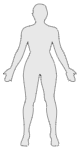
#> input picture scripts/body-silhouette-sources/female_back.png, 80 x 150 px
$ python -i vectorize-body-silhouettes.py   (imports and definitions only)
#> lines starting #> are read from the running program, lines starting #| are printed output that depends on the picture; after the words box and inside, x2 and y2 are one past the last pixel; in counts of white or black regions, pixels touching at a corner belong together
"""Vectoriza las siluetas F/M con Potrace y actualiza body-silhouettes.ts."""

from __future__ import annotations

from pathlib import Path

import numpy as np
from PIL import Image, ImageFilter
from potrace import Bitmap, BezierSegment

ROOT = Path(__file__).resolve().parents[1]
SOURCE_DIR = ROOT / "scripts" / "body-silhouette-sources"
ASSETS_DIR = ROOT / "src" / "assets" / "clinical-ficha" / "body"
TS_PATH = ROOT / "src" / "lib" / "clinical-ficha" / "body-silhouettes.ts"
PREVIEW_PATH = ROOT / "scripts" / "body-silhouette-preview.html"
VIEWBOX = (100.0, 130.0)
PADDING = 5.0
UPSCALE = 8

CONST_MAP = {
    "female_front": "frontFemale",
    "female_back": "backFemale",
    "female_side": "sideFemale",
    "male_front": "frontMale",
    "male_back": "backMale",
    "male_side": "sideMale",
}


def fmt(value: float) -> str:
    return f"{value:.2f}".rstrip("0").rstrip(".")


def xy(point) -> tuple[float, float]:
    return float(point.x), float(point.y)


# [63 lines left out: functions point_to_path, parse_bounds, transform_path, transform_coords, not called in this run]


def mask_from_png(path: Path) -> np.ndarray:
#> called with path = 'body-silhouette-sources/female_back.png'
    image = Image.open(path).convert("RGBA")
#> image is the input picture: PIL image 80x150 RGBA; mean R, G, B, A 71.5, 71.5, 71.5, 79.6
    alpha = image.split()[-1]
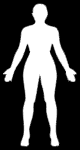
#> alpha: PIL image 80x150 L; min 0, max 255, mean 79.6
    width, height = alpha.size
#> width = 80; height = 150
    mid = alpha.resize((width * UPSCALE, height * UPSCALE), Image.Resampling.NEAREST)
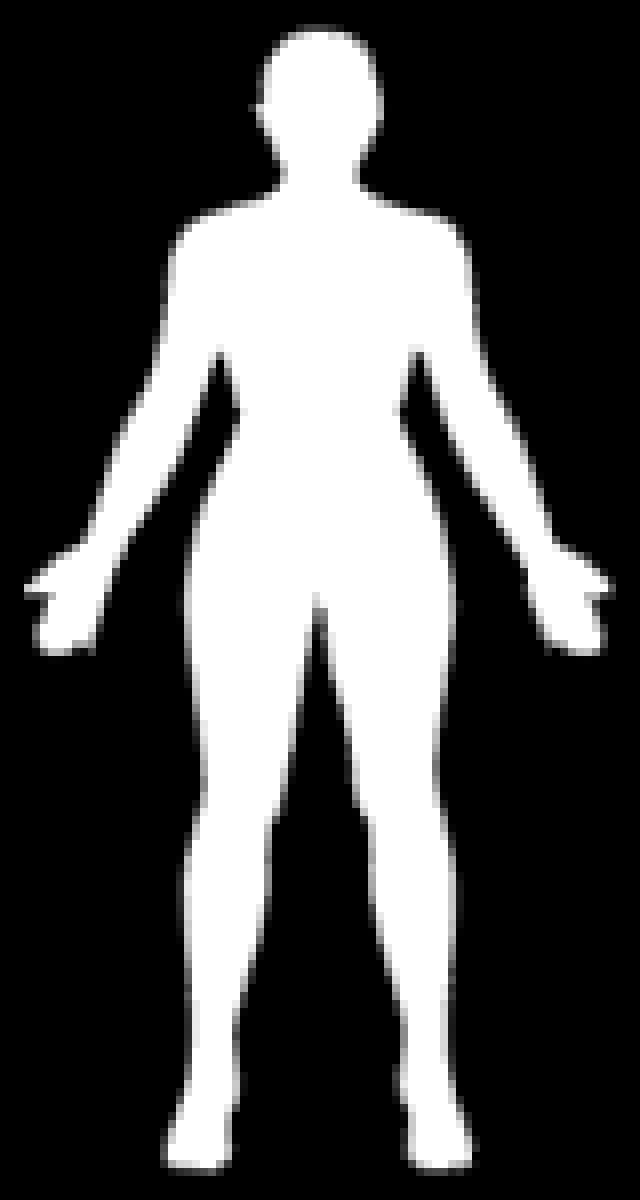
#> mid: PIL image 640x1200 L; min 0, max 255, mean 79.6
    mid = mid.filter(ImageFilter.GaussianBlur(radius=UPSCALE * 0.9))
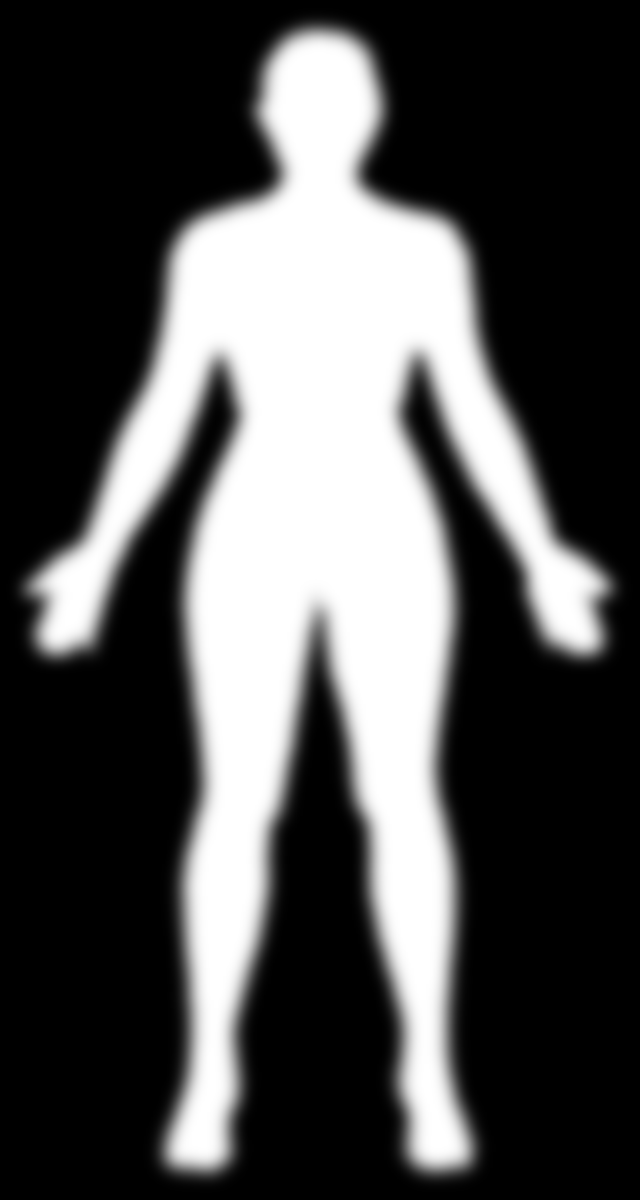
#> mid: PIL image 640x1200 L; min 0, max 255, mean 79.6
    binary = mid.point(lambda value: 255 if value > 128 else 0)
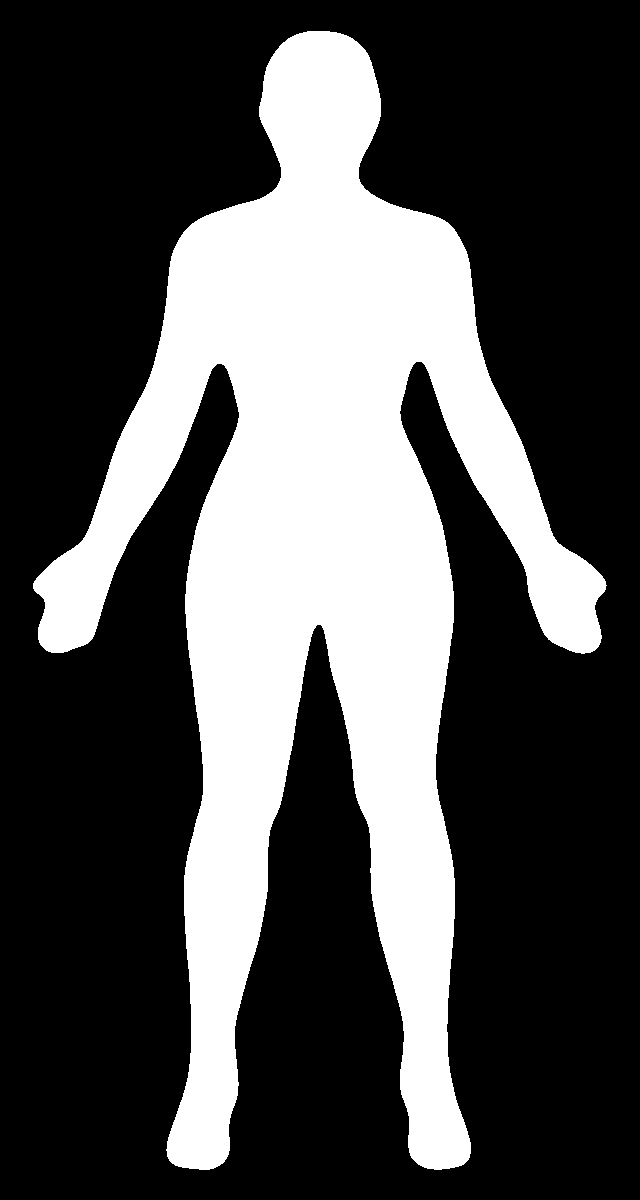
#> binary: PIL image 640x1200 L; 31.2% white; 1 white region, box (x1, y1, x2, y2) and area: (33, 31, 607, 1170) 239427
    # Bitmap.invert() da vuelta la máscara: mandamos el fondo como "tinta"
    # para que Potrace trace la figura y no el rectángulo exterior.
    return np.array(binary, dtype=np.uint8) < 128


def vectorize(path: Path) -> str:
    mask = mask_from_png(path)
#> (the run stopped early here; a loop or call above may not have finished)

$ run again, on scripts/body-silhouette-sources/female_side.png
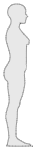
#> input picture scripts/body-silhouette-sources/female_side.png, 34 x 150 px
#> in mask_from_png, image is the input picture: PIL image 34x150 RGBA; mean R, G, B, A 100, 100, 100, 111.6
#> in mask_from_png, `mid = mid.filter(ImageFilter.GaussianBlur(radius=UPSCALE * 0.9))`:
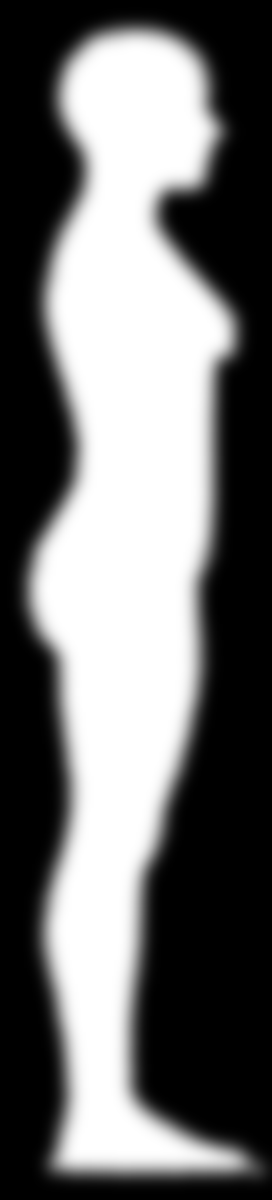
#> mid: PIL image 272x1200 L; min 0, max 255, mean 111.6
#> in mask_from_png, `binary = mid.point(lambda value: 255 if value > 128 else 0)`:
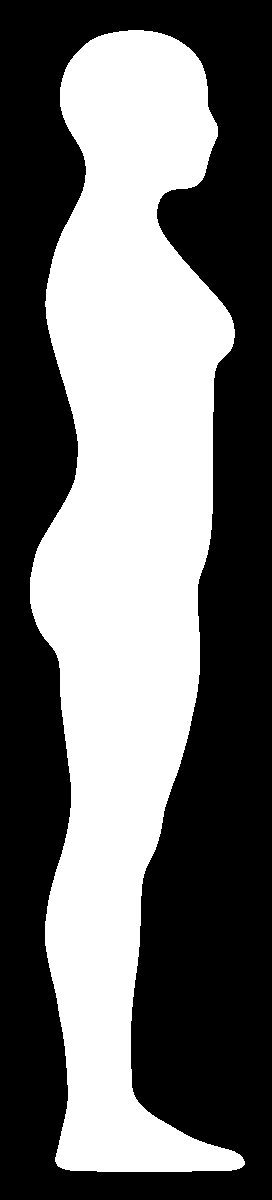
#> binary: PIL image 272x1200 L; 43.6% white; 1 white region, box (x1, y1, x2, y2) and area: (30, 30, 245, 1172) 142232

$ run again, on scripts/body-silhouette-sources/male_back.png
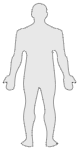
#> input picture scripts/body-silhouette-sources/male_back.png, 79 x 150 px
#> in mask_from_png, image is the input picture: PIL image 79x150 RGBA; mean R, G, B, A 86.5, 86.5, 86.5, 96.1
#> in mask_from_png, `mid = mid.filter(ImageFilter.GaussianBlur(radius=UPSCALE * 0.9))`:
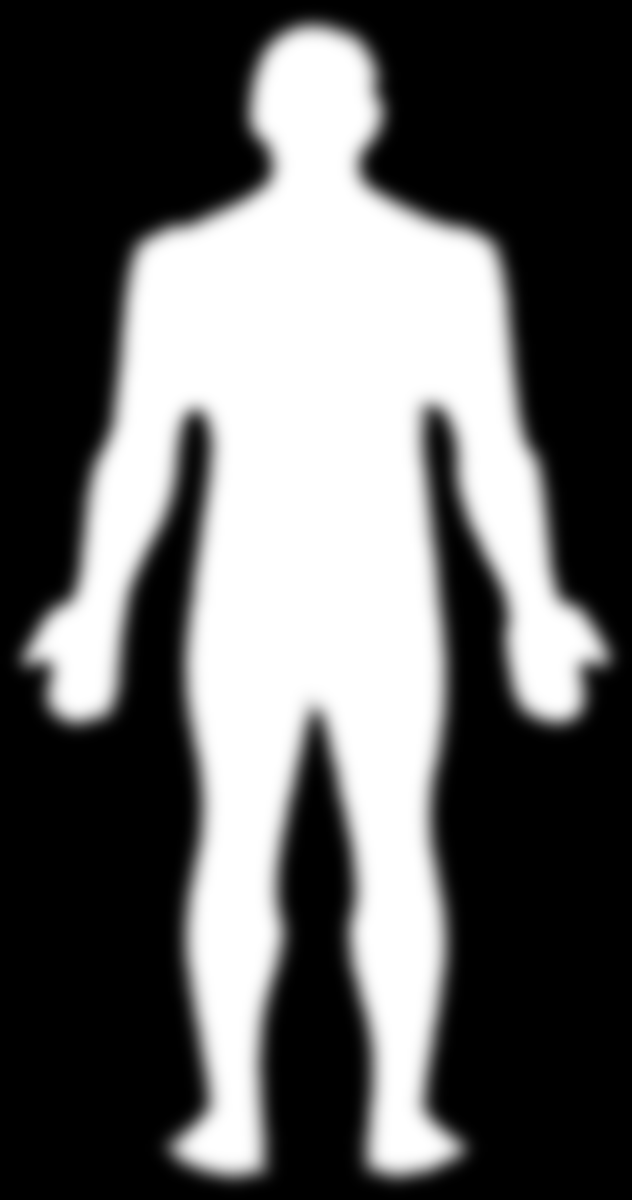
#> mid: PIL image 632x1200 L; min 0, max 255, mean 96.1
#> in mask_from_png, `binary = mid.point(lambda value: 255 if value > 128 else 0)`:
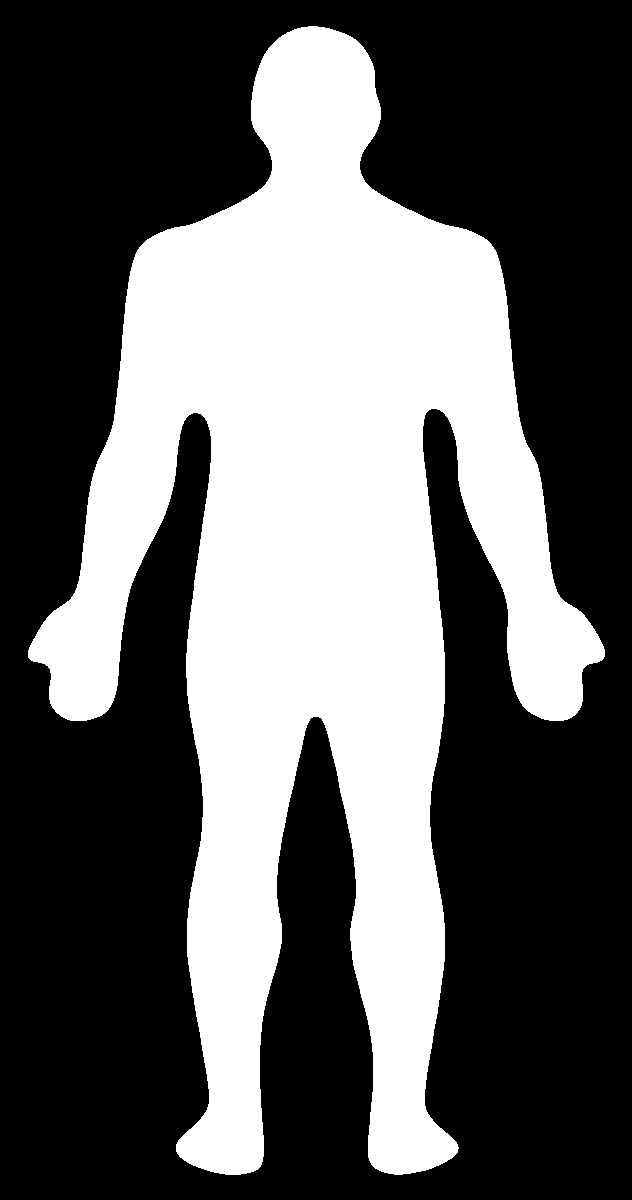
#> binary: PIL image 632x1200 L; 37.6% white; 1 white region, box (x1, y1, x2, y2) and area: (28, 26, 605, 1175) 285079
